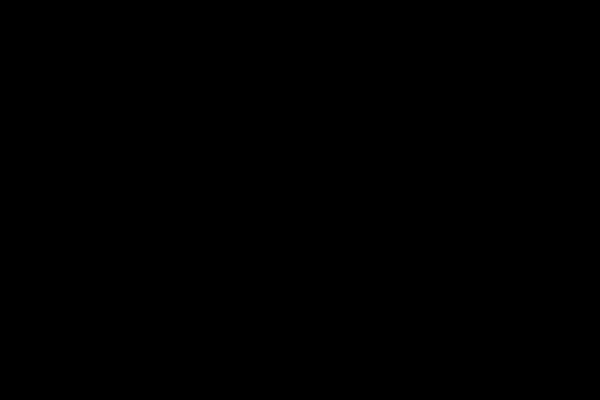
Frame 1 (no input)
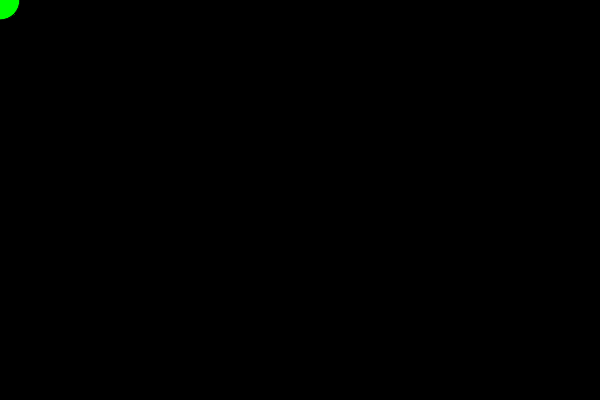
Frame 60 (no input)
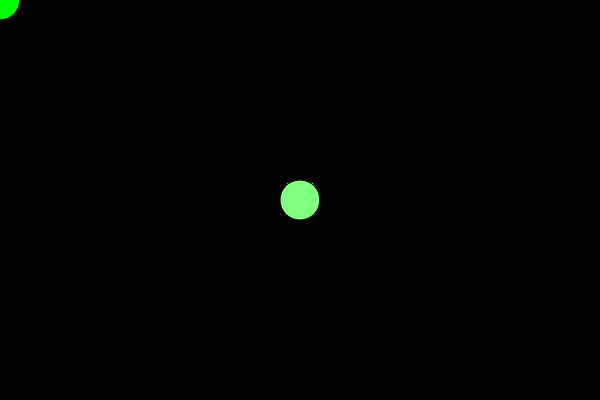
Frame 120 (the mouse pressed at the canvas centre since frame 60)

The p5.js sketch that drew these frames (run headless with seeded random() and noise() and a simulated clock; from frame 60 on, the mouse is pressed at the canvas centre):

// p5.js sketch
// ── sketch.js
const diameter = 40;
let spiderX = [];
let spiderY = [];

function setup() {
    createCanvas(600, 400);
}

function draw() {
    background(0);
    spiderX.push(mouseX);
    spiderY.push(mouseY);
    if (spiderX.length > 100) {
        spiderX = spiderX.slice(spiderX.length - 100);
        spiderY = spiderY.slice(spiderY.length - 100);
    }
    for (let i = 0; i < spiderX.length; i++) {
        const alpha = 255 * (i / 100);
        const r = (spiderX[i] / width) * 255;
        const b = (spiderY[i] / height) * 255;
        fill(r, 255, b, alpha);
        circle(spiderX[i], spiderY[i], diameter);
    }
}
